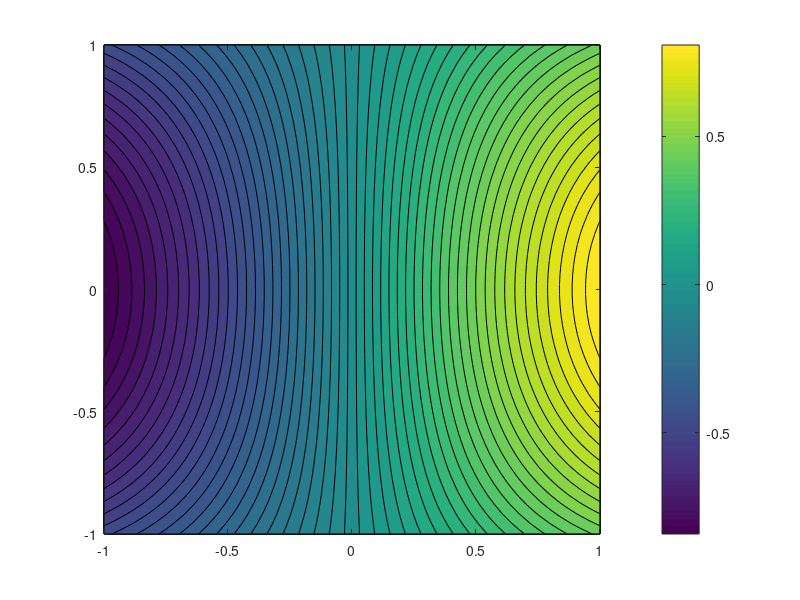

Recreate this plot in MATLAB.
f = @(x, y) sin(x) .* cos(y);

x = linspace(-1, 1, 50);
y = linspace(-1, 1, 50);
[xx, yy] = meshgrid(x, y);
zz = f(xx, yy);

##surfc(xx, yy, zz);
##axis equal;

contourf(xx, yy, zz, 50);


colorbar;
